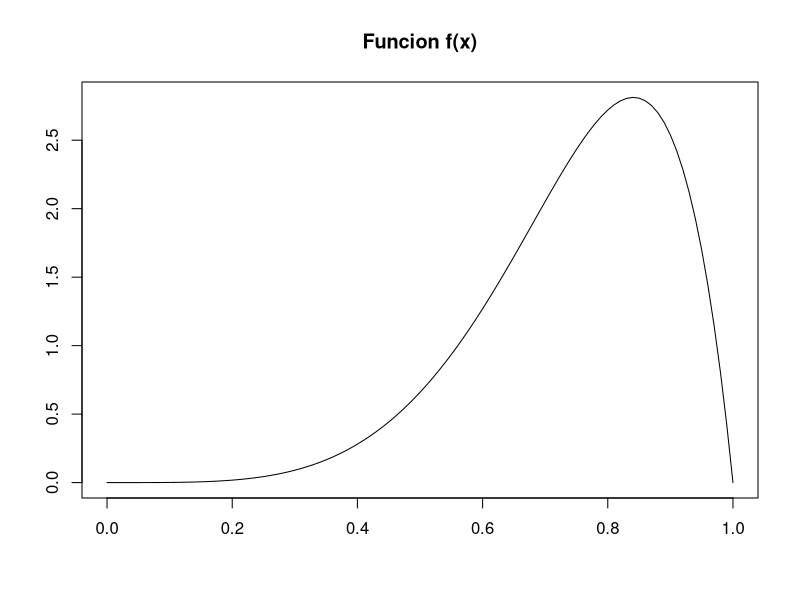
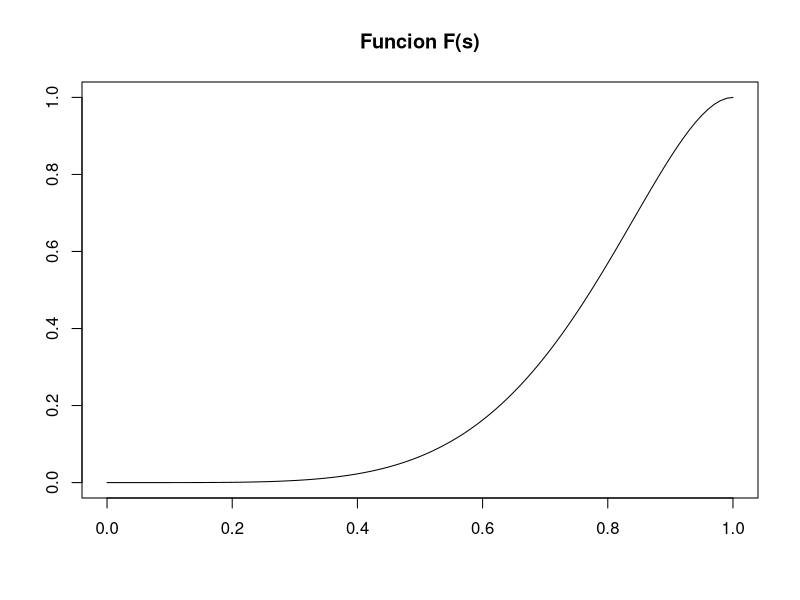
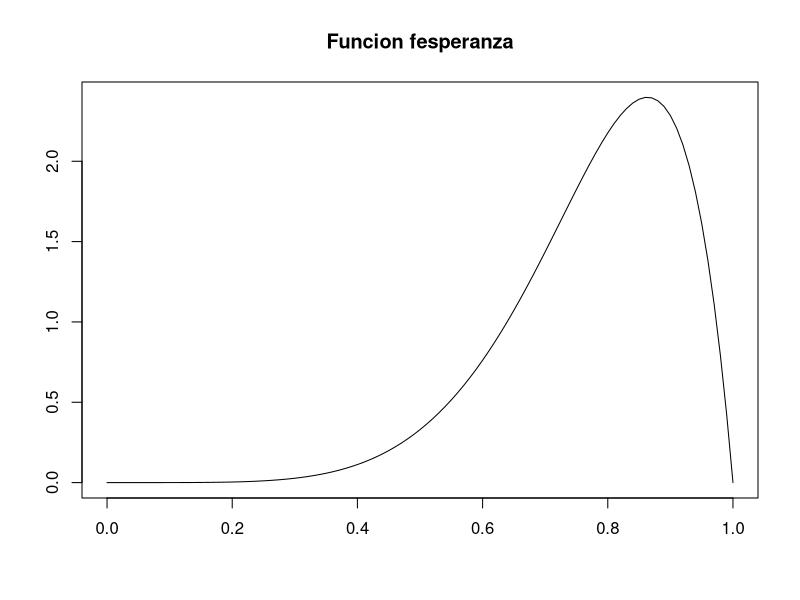
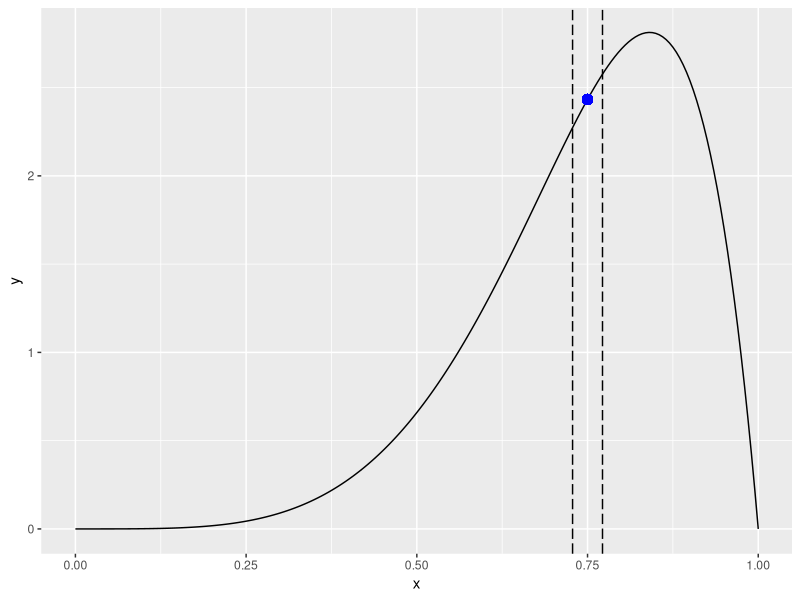
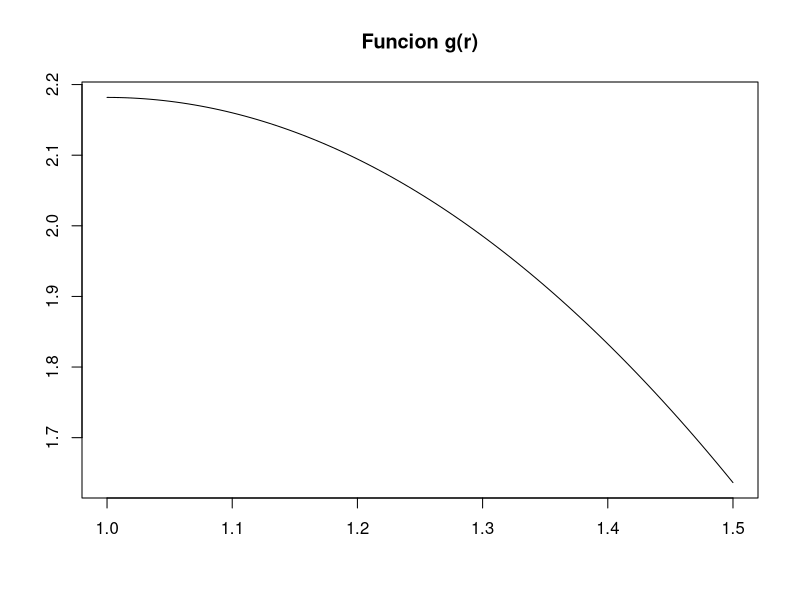
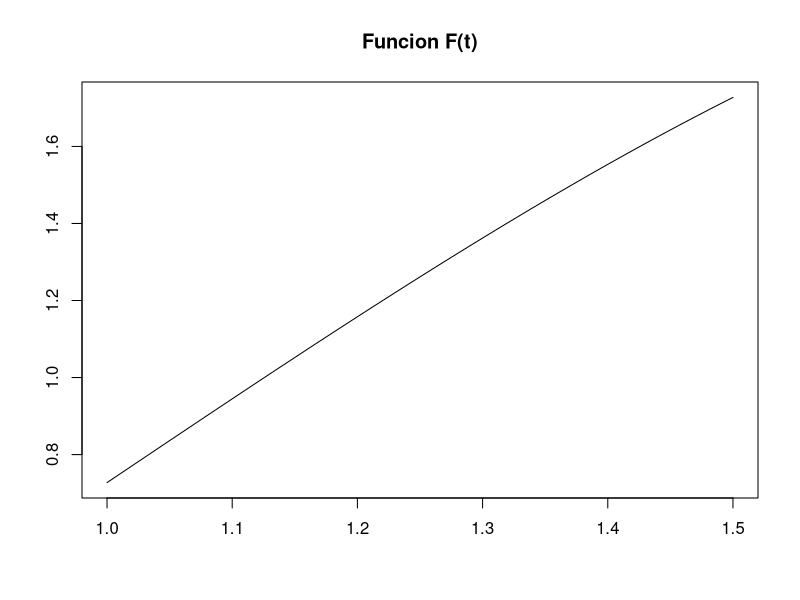
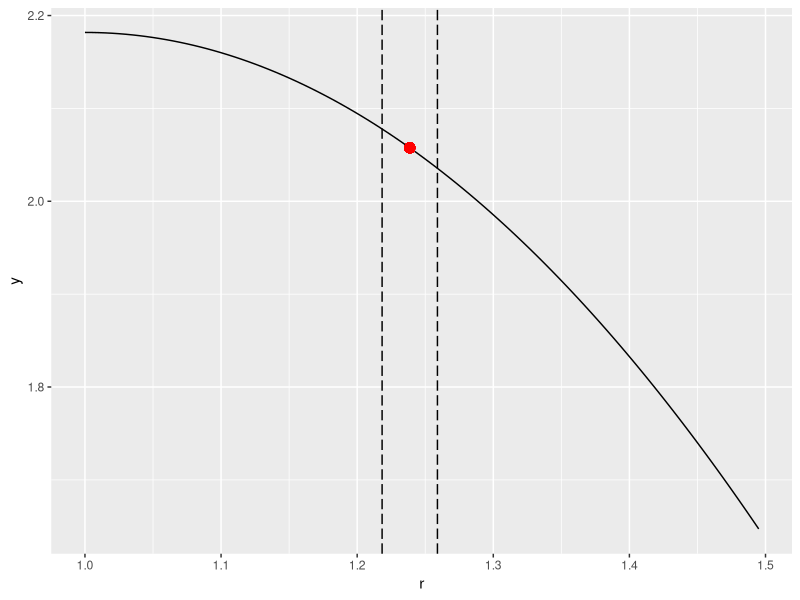

R code for these plots, in order:
## ---- chunk 1
knitr::opts_chunk$set(echo = TRUE)
## ---- chunk 2
#creamos una funcion en codigo R
f <- function(x){
  op <- (630/56)*(x^4)*(1-(x^4))
  f <- ifelse(x>0 & x<1,op,0)  
  return(f)
}
#este codigo grafica la funcion con los valores del 0 al 1
curve(f, from = 0, to = 1,ylab = "",main="Funcion f(x)", xlab ="")
## ---- chunk 3
#creamos una función en codigo R
fa <- function(s){
  op <- (630/56)*(((s^5)/5)-((s^9)/9))
  fa <- ifelse(s>0 & s<1,op,0)  
  return(fa)
}

#gráfico de la funcion acumulada F
curve(fa, from = 0, to = 0.999999,ylab = "",main="Funcion F(s)", xlab ="")
## ---- chunk 4
#en este espacio se resuelve la integral anterior
#primero generamos la nueva funcion que integraremos
fesperanza <- function(x){
  op <- (630/56)*(x^5)*(1-(x^4))
  f <- ifelse(x>0 & x<1,op,0)  
  return(f)
}
#gráfico de fesperanza
curve(fesperanza, from = 0, to = 1,ylab = "",main="Funcion fesperanza", xlab ="")

#esperanza
E <- integrate(fesperanza,0,1)
E
## ---- chunk 5
fesperanza_2 <- function(x){
  op <- (630/56)*(x^6)*(1-(x^4))
  f <- ifelse(x>0 & x<1,op,0)  
  return(f)
}
## ---- chunk 6
#esperanza del cuadrado de x
E_2 <- integrate(fesperanza_2,0,1)
E_2
## ---- chunk 7
#varianza
Varianza <- E_2$value - (E$value)^2
Varianza
rangoerror <- c(E$value - Varianza,E$value + Varianza)
rangoerror
## ---- chunk 8
require(ggplot2)
x <- seq(0,1,0.005)
y <- f(x)
df <- data.frame(x,y)
ggplot(df,aes(x)) + 
  geom_line(aes(y = y)) +
  geom_vline(xintercept = rangoerror[1], linetype = "longdash") +
  geom_vline(xintercept = rangoerror[2], linetype = "longdash") +
  geom_point(aes(y = f(E$value),x = E$value), size = 3, color = "blue")
  

## ---- chunk 9
#este codigo resuelve la integral planteada

integrate(f,0.2,0.8)
## ---- chunk 10
#funcion
g <- function(r){
  op <- (24/11)*(2*r-(r^2))
  g <- ifelse(r>0 & r<(3/2),op,0)  
  return(g)
}

integrate(g,1,3/2)
## ---- chunk 11
#grafica de la funcion
curve(g, from = 1, to = 1.49999,ylab = "",main="Funcion g(r)", xlab ="")
## ---- chunk 12
#creamos una funcion en codigo R
fb <- function(t){
  op <- (24/11)*((t^2)-((t^3)/3)-(1/3))
  fb <- ifelse(t>1 & t<3/2,op,0)  
  return(fb)
}

#grafico de la funcion acumulada F
curve(fb, from = 1.00001, to = 1.499999,ylab = "",main="Funcion F(t)", xlab ="")
## ---- chunk 13
#en este espacio se resuelve la integral anterior
#primero generamos la nueva funcion que integraremos
gesperanzaA <- function(r){
  op <- (24/11)*(pi*(r^2))*(2*r-(r^2))
  g <- ifelse(r>1 & r<3/2,op,0)  
  return(g)
}


#esperanza del area
Earea <- integrate(gesperanzaA,1,3/2)
Earea
## ---- chunk 14
#primero generamos la nueva funcion que integraremos
gesperanza <- function(r){
  op <- (24/11)*(2*r-(r^2))*r
  g <- ifelse(r>1 & r<1.5,op,0)  
  return(g)
}

#esperanza
Eg <- integrate(gesperanza,1,1.5)
Eg

#esperanza de r^2
gesperanza_2 <- function(r){
  op <- (24/11)*(2*r-(r^2))*(r^2)
  g <- ifelse(r>1 & r<1.5,op,0)  
  return(g)
}

#esperanza
Eg_2 <- integrate(gesperanza_2,1,1.5)
Eg_2

#Varianza

varianzag <- Eg_2$value - (Eg$value)^2


#incertidumbre

rangoerrorg <- c(Eg$value - varianzag, Eg$value + varianzag)
#gr?fico
require(ggplot2)
r <- seq(1,1.4999,0.005)
y <- g(r)
dg <- data.frame(r,y)
ggplot(dg,aes(r)) + 
  geom_line(aes(y = y)) +
  geom_vline(xintercept = rangoerrorg[1], linetype = "longdash") +
  geom_vline(xintercept = rangoerrorg[2], linetype = "longdash") +
  geom_point(aes(y = g(Eg$value),x = Eg$value), size = 3, color = "red") 
  

## ---- chunk 15
#aqui se resuelve la integral anterior
integrate(g,1,((sqrt(26*pi))/(2*pi)))
